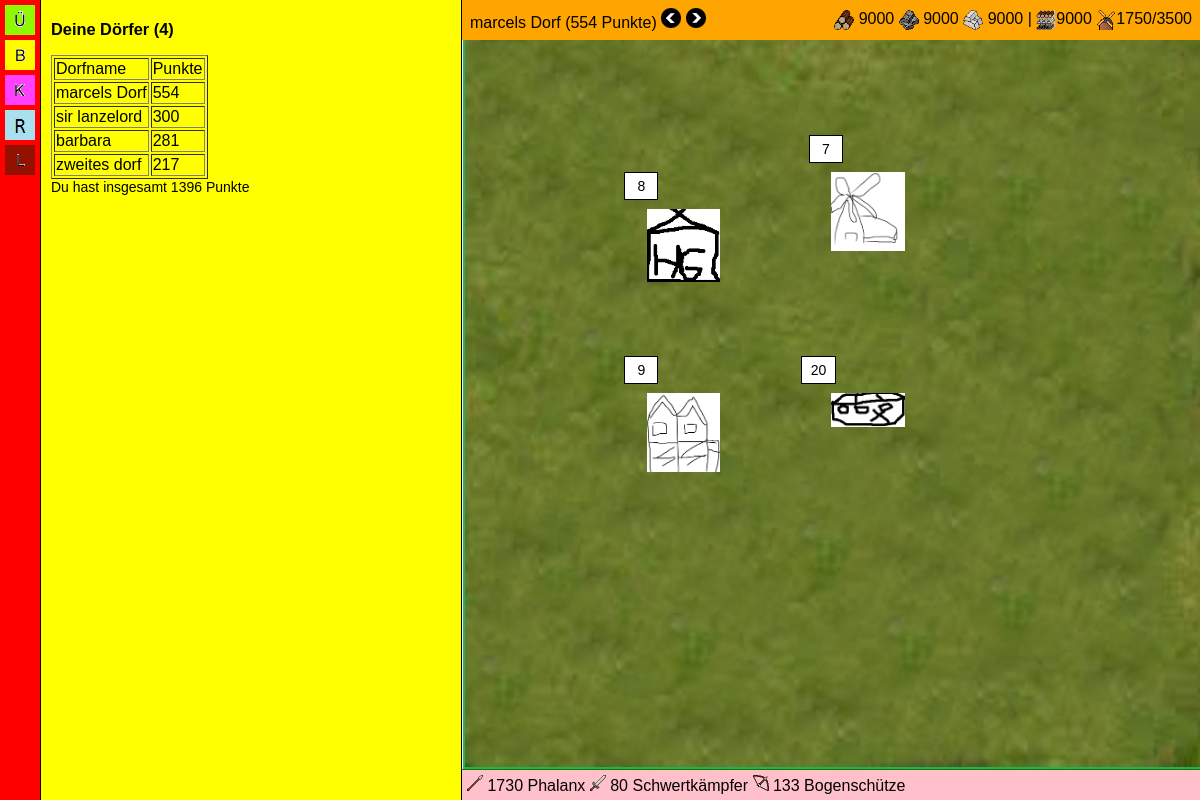
Page /game.php?village=12&screen=overview (signed in) on the committed database.
### tables this page shows
CREATE TABLE IF NOT EXISTS `villages` (
`id` int(10) unsigned NOT NULL,
  `user` int(11) NOT NULL,
  `name` text NOT NULL,
  `points` int(11) NOT NULL,
  `x` int(11) NOT NULL,
  `y` int(11) NOT NULL,
  `holz` int(11) NOT NULL,
  `stein` int(11) NOT NULL,
  `eisen` int(11) NOT NULL,
  `main` int(11) NOT NULL DEFAULT '1',
  `barracks` int(11) NOT NULL,
  `smith` int(11) NOT NULL,
  `church` int(11) NOT NULL,
  `res1` int(11) NOT NULL,
  `res2` int(11) NOT NULL,
  `res3` int(11) NOT NULL,
  `store` int(11) NOT NULL,
  `farm` int(11) NOT NULL,
  `wall` int(11) NOT NULL,
  `phalanx` int(11) NOT NULL,
  `swordsman` int(11) NOT NULL,
  `archer` int(11) NOT NULL
);

### include/config.inc.php (called while the page is built, shortened)
<?
function getVillagePoints($village) {
	$points =
		["main" => [1=>20, 2=>1, 3=>2, 4=>2, 5=>3, 6=>4, 7=>4, 8=>4, 9=>3, 10=>5,
					11=>5, 12=>6, 13=>6, 14=>7, 15=>8, 16=>8, 17=>9, 18=>9, 19=>8, 20=>10],
		"barracks" => [1=>20, 2=>1, 3=>2, 4=>2, 5=>3, 6=>4, 7=>4, 8=>4, 9=>3, 10=>5,
					11=>5, 12=>6, 13=>6, 14=>7, 15=>8, 16=>8, 17=>9, 18=>9, 19=>8, 20=>10],
		"smith" => [1=>20, 2=>1, 3=>2, 4=>2, 5=>3, 6=>4, 7=>4, 8=>4, 9=>3, 10=>5,
					11=>5, 12=>6, 13=>6, 14=>7, 15=>8, 16=>8, 17=>9, 18=>9, 19=>8, 20=>10],
		"church" => [1=>20, 2=>1, 3=>2, 4=>2, 5=>3, 6=>4, 7=>4, 8=>4, 9=>3, 10=>5,
					11=>5, 12=>6, 13=>6, 14=>7, 15=>8, 16=>8, 17=>9, 18=>9, 19=>8, 20=>10],
		"res1" => [1=>20, 2=>1, 3=>2, 4=>2, 5=>3, 6=>4, 7=>4, 8=>4, 9=>3, 10=>5,
					11=>5, 12=>6, 13=>6, 14=>7, 15=>8, 16=>8, 17=>9, 18=>9, 19=>8, 20=>10],
		"res2" => [1=>20, 2=>1, 3=>2, 4=>2, 5=>3, 6=>4, 7=>4, 8=>4, 9=>3, 10=>5,
					11=>5, 12=>6, 13=>6, 14=>7, 15=>8, 16=>8, 17=>9, 18=>9, 19=>8, 20=>10],
		"res3" => [1=>20, 2=>1, 3=>2, 4=>2, 5=>3, 6=>4, 7=>4, 8=>4, 9=>3, 10=>5,
					11=>5, 12=>6, 13=>6, 14=>7, 15=>8, 16=>8, 17=>9, 18=>9, 19=>8, 20=>10],
		"store" => [1=>20, 2=>1, 3=>2, 4=>2, 5=>3, 6=>4, 7=>4, 8=>4, 9=>3, 10=>5,
					11=>5, 12=>6, 13=>6, 14=>7, 15=>8, 16=>8, 17=>9, 18=>9, 19=>8, 20=>10],
		"farm" => [1=>20, 2=>1, 3=>2, 4=>2, 5=>3, 6=>4, 7=>4, 8=>4, 9=>3, 10=>5,
					11=>5, 12=>6, 13=>6, 14=>7, 15=>8, 16=>8, 17=>9, 18=>9, 19=>8, 20=>10],
		"wall" => [1=>20, 2=>1, 3=>2, 4=>2, 5=>3, 6=>4, 7=>4, 8=>4, 9=>3, 10=>5,
					11=>5, 12=>6, 13=>6, 14=>7, 15=>8, 16=>8, 17=>9, 18=>9, 19=>8, 20=>10]
		];
	$buildings = ["main", "barracks", "smith", "church", "res1", "res2", "res3", "store", "farm", "wall"];
	$total = ["main" => 0, "barracks" => 0, "smith" => 0, "church" => 0, "res1" => 0, "res2" => 0, "res3" => 0, "store" => 0, "farm" => 0, "wall" => 0];
	for ($i = 0; $i < count($buildings); $i++) {
		$building = $buildings[$i];
		for ($j = 1; $j <= $village[$building]; $j++) {
			$total[$building] += $points[$building][$j];
		}
	}
	return array_sum($total);
}
function getTotalUserPoints($userId) {
	global $db;
	$getVillages = mysqli_query($db, "SELECT * FROM villages WHERE user = '$userId'");
	$total = 0;
	while ($village = mysqli_fetch_assoc($getVillages)) {
		$total += getVillagePoints($village);
	}
	return $total;
}
function capacity($level) {
	$cap = $level * 1000;
	$farmCap = $level * 500;
}
function getAvailableTroops($unit) {
	global $db, $village;
	$availableTroops = $village[$unit];
	$walkingTroops = mysqli_query($db, "SELECT `$unit` FROM walkingTroops WHERE villageId = '".$village["id"]."'");
	foreach ($walkingTroops as $walkingTroops) {
		$availableTroops -= $walkingTroops[$unit];
	}
	return $availableTroops;
}

### game.php (the view, shortened to what this page needs)
<?
require "db.inc.php";
$userId = $_SESSION["id"];
$villageId = $_GET["village"];
$getVillage = mysqli_query($db, "SELECT * FROM villages WHERE id = '$villageId'");
$village = mysqli_fetch_assoc($getVillage);
require "include/config.inc.php";
?>
<html>
<head>
    <link rel="stylesheet" type="text/css" href="game.css" charset="utf-8" />
</head>
<body>
<div class="outterWrapper">
    <div class="innerWrapper">
        <div id="sidebar">
            <a href="game.php?village=<? echo $villageId; ?>&screen=overview"><img src="graphic/sidebar/overview.png"></a><br/>
            <a href="game.php?village=<? echo $villageId; ?>&screen=reports"><img src="graphic/sidebar/reports.png"></a><br/>
            <a href="game.php?village=<? echo $villageId; ?>&screen=map"><img src="graphic/sidebar/map.png"></a><br/>
            <a href="game.php?village=<? echo $villageId; ?>&screen=ranking"><img src="graphic/sidebar/ranking.png"></a><br/>
            <a href="logout.php"><img src="graphic/sidebar/logout.png"></a><br/>
        </div>
        <div id="menu">
            <?
            if (!$village)
            {
                echo "Du hast ja noch gar kein Dorf :O";
                require "include/create_village.inc.php";
            }
            else
            {
                if ($_GET["screen"] == "overview")
                {
                    require "include/menu/overview.inc.php";
                }
                else if ($_GET["screen"] == "reports")
                {
                    require "include/menu/reports.inc.php";
                }
            }
            ?>
        </div>
        <div id="village">
            <div id="topbar">
                <?
                echo "<table style='width: calc(100% - 472px)'><tr><td>";
                if (mysqli_num_rows(mysqli_query($db, "SELECT * FROM villages WHERE user = '$userId'")) > 1) {
                    $getPrevious = mysqli_query($db, "SELECT id FROM villages WHERE user = '$userId' AND id < '$villageId' ORDER BY id DESC");
                    if (mysqli_num_rows($getPrevious) < 1) {
                        $getPrevious = mysqli_query($db, "SELECT id FROM villages WHERE user = '$userId' AND id > '$villageId' ORDER BY id DESC");
                    }
                    $previous = mysqli_fetch_assoc($getPrevious);
                    $previous = $previous["id"];
                    $getNext = mysqli_query($db, "SELECT id FROM villages WHERE user = '$userId' AND id > '$villageId'");
                    $next = mysqli_fetch_assoc($getNext);
                    $next = $next["id"];
                }
                echo $village["name"]." (".$village["points"]." Punkte) <a href='?village=$previous&screen=".$_GET["screen"]."'><img src='graphic/arrow-left.png'></a> <a href='?village=$next&screen=".$_GET["screen"]."'><img src='graphic/arrow-right.png'></a>
                                    </td><td align='right'>
                                        <img src='graphic/holz.png' class='topbar-icons'> <span id='wood'>".$village["holz"]."</span>
                                        <img src='graphic/stein.png' class='topbar-icons'> <span id='stone'>".$village["stein"]."</span>
                                        <img src='graphic/eisen.png' class='topbar-icons'> <span id='iron'>".$village["eisen"]."</span> |
                                        <img src='graphic/store.png' class='topbar-icons'>"; capacity($village["store"]); echo $cap."
                                        <img src='graphic/farm.png' class='topbar-icons'>"; capacity($village["farm"]); echo $village["phalanx"]."/".$farmCap."
                                    </td></tr></table>
                                </div>
                    <div id='overview'>";
                if ($_GET["screen"] == "map") {
                    require "include/menu/map.inc.php";
                }
                else {
                    echo "<div class='buildingInfo' style='margin-top: 20%; margin-left: 22%;'>".$village["main"]."</div>";
                    echo "<a href='?village=$villageId&screen=main'><img style='margin: 25%; width: 10%; position: absolute;' src='graphic/buildings/main.png'></a>";
                    echo "<div class='buildingInfo' style='margin-top: 45%; margin-left: 46%;'>".$village["barracks"]."</div>";
                    echo "<a href='?village=$villageId&screen=barracks'><img style='margin: 50%; width: 10%; position: absolute;' src='graphic/buildings/barracks.png'></a>";
                    echo "<div class='buildingInfo' style='margin-top: 45%; margin-left: 22%;'>".$village["store"]."</div>";
                    echo "<a href='?village=$villageId&screen=store'><img style='margin-left: 25%; margin-top: 50%; width: 10%; position: absolute;' src='graphic/buildings/store.png'></a>";
                    echo "<div class='buildingInfo' style='margin-top: 15%; margin-left: 47%;'>".$village["farm"]."</div>";
                    echo "<div class='buildingInfo' style='margin-top: 15%; margin-left: 47%;'>".$village["farm"]."</div>";
                    echo "<div class='buildingInfo' style='margin-top: 15%; margin-left: 47%;'>".$village["farm"]."</div>";
                    echo "<div class='buildingInfo' style='margin-top: 15%; margin-left: 47%;'>".$village["farm"]."</div>";
                    echo "<a href='?village=$villageId&screen=farm'><img style='margin-left: 50%; margin-top: 20%; width: 10%; position: absolute;' src='graphic/buildings/farm.png'></a>";
                }
                echo "</div>
                    <div id='troops'>
                        <img src='graphic/troops/phalanx.png' width='16'> ".getAvailableTroops("phalanx")." Phalanx
                        <img src='graphic/troops/swordsman.png' width='16'> ".getAvailableTroops("swordsman")." Schwertkämpfer
                        <img src='graphic/troops/archer.png' width='16'> ".getAvailableTroops("archer")." Bogenschütze
                    </div>";
                ?>
            </div>
        </div>
    </div>
</body>
</html>

### include/menu/overview.inc.php
<?
$getVillages = mysqli_query($db, "SELECT * FROM villages WHERE user = '$userId'");
echo "<h3>Deine Dörfer (".mysqli_num_rows($getVillages).")</h3><br/>
<table border=1>
<tr><td>Dorfname</td><td>Punkte</td></tr>";
while ($village2 = mysqli_fetch_assoc($getVillages))
{
    echo "<tr><td>" . $village2["name"] . "</td><td>" . $village2["points"] . "</td></tr>";
}
echo "</table>
	Du hast insgesamt " . getTotalUserPoints($userId) . " Punkte";

### game.css (style rules this page uses)
*, :not(li) { margin:0; }
body { height: 100%; position: fixed; font-family: Arial; font-size: 14px; }
.outterWrapper { display: table; table-layout: fixed; position: relative; width: 100%; height: 100%; }
.innerWrapper { display: table-row; }
.innerWrapper > div { display: table-cell; }
#sidebar { width: 40px; background-color: red; border-right: 1px solid black; text-align: center; }
#sidebar img { padding-top: 5px; }
#menu { width: 400px; border-right: 1px solid black; background-color: yellow; padding: 10px; }
#village { background-color: green; position: absolute; overflow: scroll; height: 100%; width: calc(100% - 462px); }
#overview { height: calc(100% - 50px); margin-top: 24px; margin-bottom: 24px; background-image: url("graphic/village.jpg"); -webkit-background-size: 100% auto; background-repeat: no-repeat; background-position: center; }
#topbar { background-color: orange; width: 100%; position: fixed; padding: 5px; }
#troops { position: fixed; bottom: 0; width: 100%; background: pink; padding: 5px; font-size: 16px; }
.buildingInfo { border: 1px solid black; background: white; width: 3%; height: 2%; padding: 5px; position: absolute; vertical-align: middle; text-align: center; }
.topbar-icons { height: 20px; vertical-align: middle; }

### rows in the picture
villages: name "marcels Dorf", points "554", holz "9000", stein "9000", eisen "9000", store "9000", phalanx "1750", farm "3500", main "8", barracks "20", store "9", farm "7"
villages: name "sir lanzelord", points "300"
villages: name "barbara", points "281"
villages: name "zweites dorf", points "217"

### other values in the picture
mysqli_num_rows($getVillages) "4"
getTotalUserPoints($userId) "1396"
getAvailableTroops("phalanx") "1730"
getAvailableTroops("swordsman") "80"
getAvailableTroops("archer") "133"
